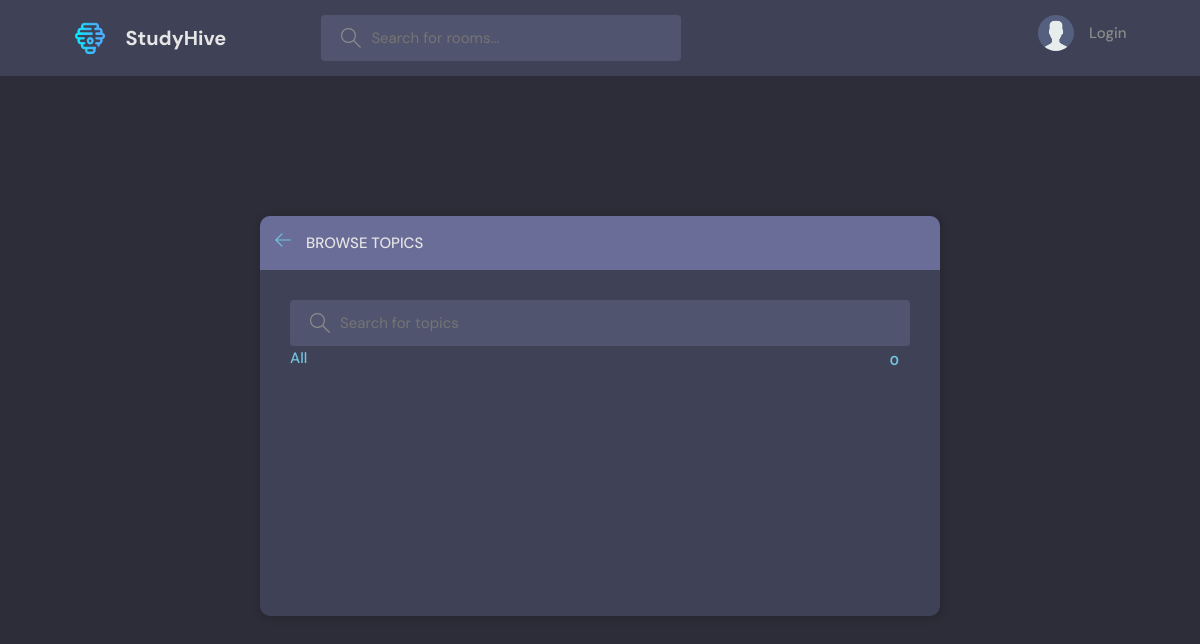
The app's page /topics/, older data.
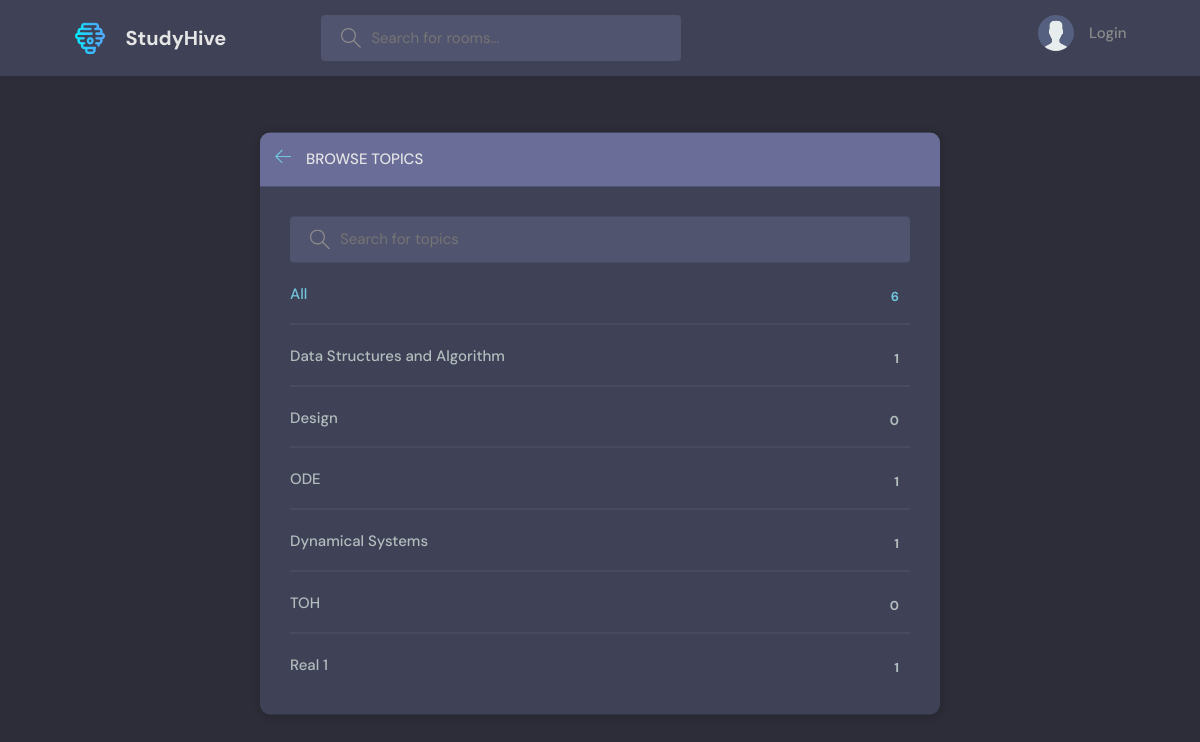
The same page, newer data.
### base/models.py (models this page shows, shortened)
class Topic(models.Model):
    name = models.CharField(max_length=200)

### base/views.py (the view)
# urls.py: path('topics/', views.topicsPage, name="topics"),
def topicsPage(request):
    q = request.GET.get('q') if request.GET.get('q') != None else ''
    topics = Topic.objects.filter(name__icontains=q)
    context = {'topics': topics}
    return render(request, 'base/topics.html', context)

### base/templates/base/topics.html (shortened to what this page needs)
{% extends 'main.html' %} {% block content %}
<main class="create-room layout">
  <div class="container">
    <div class="layout__box">
      <div class="layout__boxHeader">
        <div class="layout__boxTitle">
          <a href="{% url 'home' %}">
            <svg
              version="1.1"
              xmlns="http://www.w3.org/2000/svg"
              width="32"
              height="32"
              viewBox="0 0 32 32"
            >
              <title>arrow-left</title>
              <path
                d="M13.723 2.286l-13.723 13.714 13.719 13.714 1.616-1.611-10.96-10.96h27.625v-2.286h-27.625l10.965-10.965-1.616-1.607z"
              ></path>
            </svg>
          </a>
          <h3>Browse Topics</h3>
        </div>
      </div>
      <div class="topics-page layout__body">
        <form action="" method="GET" class="header__search">
          <label>
            <input name="q" placeholder="Search for topics" />
          </label>
        </form>
        <ul class="topics__list">
          <li>
            <a href="{% url 'topics' %}" class="active"
              >All <span>{{topics.count}}</span></a
            >
          </li>
          {% for topic in topics%}
          <li>
            <a href="{% url 'home' %}?q={{topic.name}}"
              >{{topic.name}} <span>{{topic.room_set.all.count}}</span></a
            >
          </li>
          {% endfor %}
        </ul>
      </div>
    </div>
  </div>
</main>
{% endblock content %}

Row changes from the older to the newer data that the page shows:
added Topic: name "Data Structures and Algorithm", room_set.all.count "1"
added Topic: name "Design", room_set.all.count "0"
added Topic: name "ODE", room_set.all.count "1"
added Topic: name "Dynamical Systems", room_set.all.count "1"
added Topic: name "TOH", room_set.all.count "0"
added Topic: name "Real 1", room_set.all.count "1"
Text that changed along with them:
{{ topics.count }}: "0" → "6"
